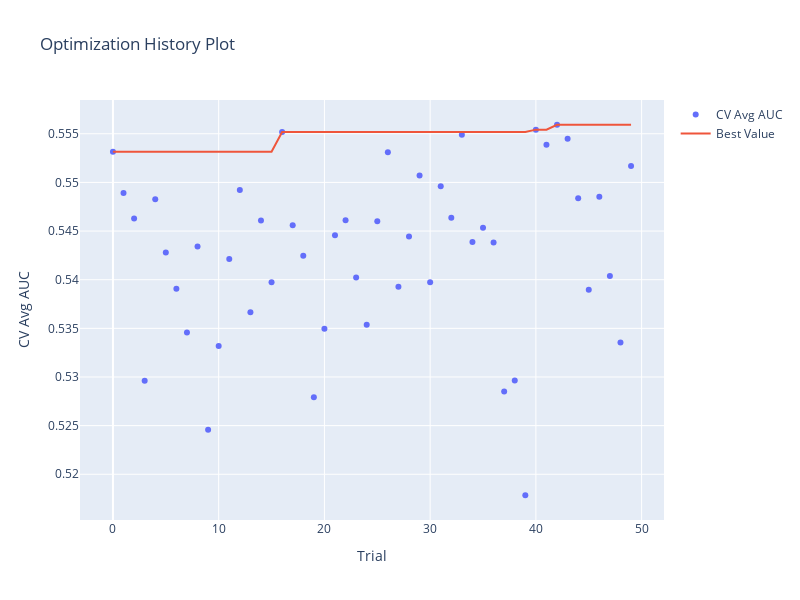

Source (notebook cell):
### Code cell
fig = optuna.visualization.plot_optimization_history(study, target_name='CV Avg AUC')

fig.update_layout(
    autosize=True,
    width=800,
    height=600
)
fig.show()

### Figure 1 — Plotly figure (JSON) as saved in the notebook; plotly's stock layout.template omitted (floating-point values rounded to 4 significant figures)
{"data": [{"mode": "markers", "name": "CV Avg AUC", "type": "scatter", "x": [0, 1, 2, 3, 4, 5, 6, 7, 8, 9, 10, 11, 12, 13, 14, 15, 16, 17, 18, 19, 20, 21, 22, 23, 24, 25, 26, 27, 28, 29, 30, 31, 32, 33, 34, 35, 36, 37, 38, 39, 40, 41, 42, 43, 44, 45, 46, 47, 48, 49], "y": [0.5532, 0.5489, 0.5463, 0.5296, 0.5483, 0.5428, 0.5391, 0.5346, 0.5434, 0.5246, 0.5332, 0.5421, 0.5492, 0.5366, 0.5461, 0.5397, 0.5552, 0.5456, 0.5425, 0.5279, 0.535, 0.5446, 0.5461, 0.5402, 0.5354, 0.546, 0.5531, 0.5393, 0.5445, 0.5507, 0.5397, 0.5496, 0.5464, 0.5549, 0.5439, 0.5453, 0.5438, 0.5285, 0.5296, 0.5178, 0.5554, 0.5539, 0.5559, 0.5545, 0.5484, 0.539, 0.5485, 0.5404, 0.5336, 0.5517]}, {"mode": "lines", "name": "Best Value", "type": "scatter", "x": [0, 1, 2, 3, 4, 5, 6, 7, 8, 9, 10, 11, 12, 13, 14, 15, 16, 17, 18, 19, 20, 21, 22, 23, 24, 25, 26, 27, 28, 29, 30, 31, 32, 33, 34, 35, 36, 37, 38, 39, 40, 41, 42, 43, 44, 45, 46, 47, 48, 49], "y": [0.5532, 0.5532, 0.5532, 0.5532, 0.5532, 0.5532, 0.5532, 0.5532, 0.5532, 0.5532, 0.5532, 0.5532, 0.5532, 0.5532, 0.5532, 0.5532, 0.5552, 0.5552, 0.5552, 0.5552, 0.5552, 0.5552, 0.5552, 0.5552, 0.5552, 0.5552, 0.5552, 0.5552, 0.5552, 0.5552, 0.5552, 0.5552, 0.5552, 0.5552, 0.5552, 0.5552, 0.5552, 0.5552, 0.5552, 0.5552, 0.5554, 0.5554, 0.5559, 0.5559, 0.5559, 0.5559, 0.5559, 0.5559, 0.5559, 0.5559]}, {"marker": {"color": "#cccccc"}, "mode": "markers", "name": "Infeasible Trial", "showlegend": false, "type": "scatter", "x": [], "y": []}], "layout": {"autosize": true, "height": 600, "title": {"text": "Optimization History Plot"}, "width": 800, "xaxis": {"autorange": true, "range": [-3.12, 52.12], "title": {"text": "Trial"}, "type": "linear"}, "yaxis": {"autorange": true, "range": [0.5153, 0.5585], "title": {"text": "CV Avg AUC"}, "type": "linear"}}}
